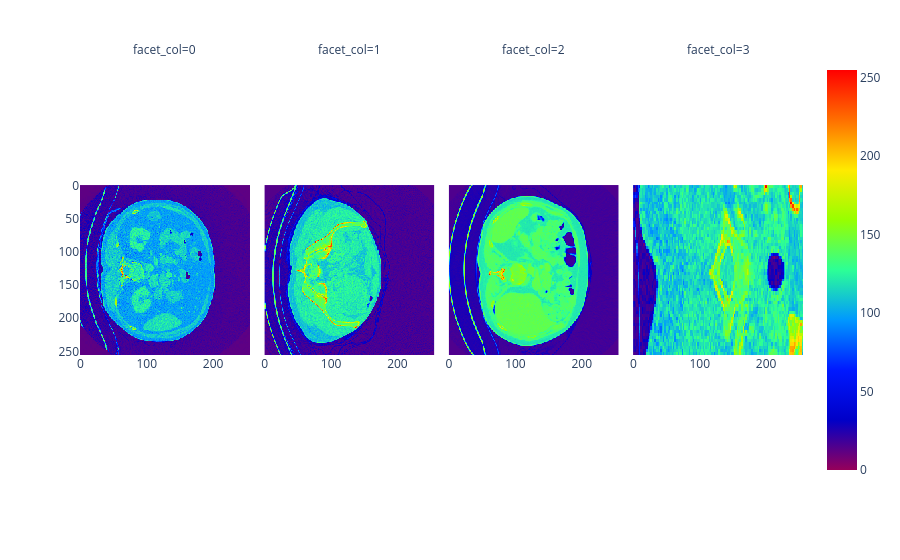
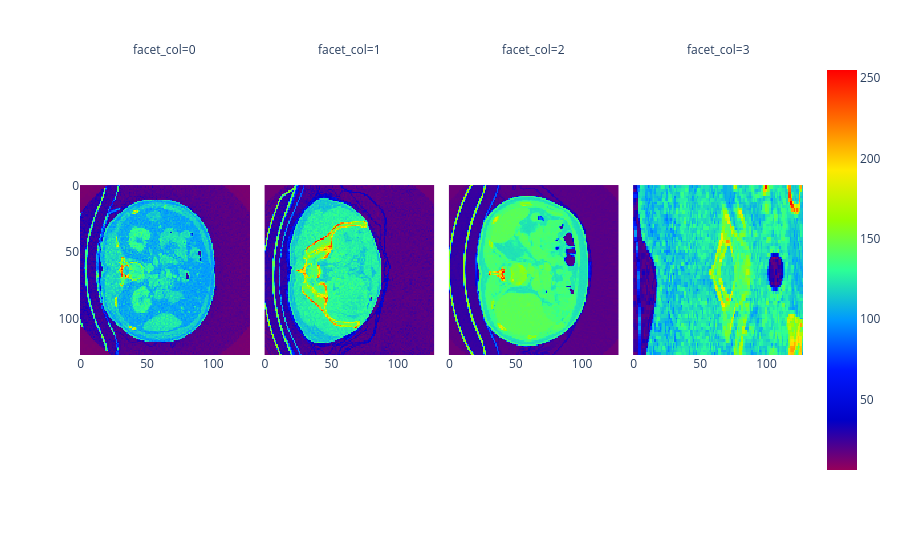

Write notebook code for charts like these, in order.
### Code cell
x, y = next(iter(dl))
downscaled_x = torch.nn.functional.max_pool2d(x, 2, 2)
downscaled_y = torch.nn.functional.max_pool2d(y, 2, 2)
px.imshow(
    x.numpy().squeeze(),
    facet_col=0, 
    color_continuous_scale="rainbow",
).show()
px.imshow(
    downscaled_x.numpy().squeeze(),
    facet_col=0, 
    color_continuous_scale="rainbow",
).show()
for x_sample, y_sample, down_x_sample, down_y_sample in zip(x, y, downscaled_x, downscaled_y):
    plotting.plt_sample(x_sample.squeeze(), y_sample.squeeze())
    plotting.plt_sample(down_x_sample.squeeze(), down_y_sample.squeeze())

### Figure 1 — Plotly figure (JSON) as saved in the notebook; plotly's stock layout.template omitted (floating-point values rounded to 4 significant figures; data arrays with more than 128 entries replaced by an {"elided": "..."} marker saying what was removed)
{"data": [{"coloraxis": "coloraxis", "hovertemplate": "x: %{x}<br>y: %{y}<br>color: %{z}<extra></extra>", "name": "0", "type": "heatmap", "xaxis": "x", "yaxis": "y", "z": {"elided": "256x256 int values"}}, {"coloraxis": "coloraxis", "hovertemplate": "x: %{x}<br>y: %{y}<br>color: %{z}<extra></extra>", "name": "1", "type": "heatmap", "xaxis": "x2", "yaxis": "y2", "z": {"elided": "256x256 int values"}}, {"coloraxis": "coloraxis", "hovertemplate": "x: %{x}<br>y: %{y}<br>color: %{z}<extra></extra>", "name": "2", "type": "heatmap", "xaxis": "x3", "yaxis": "y3", "z": {"elided": "256x256 int values"}}, {"coloraxis": "coloraxis", "hovertemplate": "x: %{x}<br>y: %{y}<br>color: %{z}<extra></extra>", "name": "3", "type": "heatmap", "xaxis": "x4", "yaxis": "y4", "z": {"elided": "256x256 int values"}}], "layout": {"annotations": [{"font": {}, "showarrow": false, "text": "facet_col=0", "x": 0.1175, "xanchor": "center", "xref": "paper", "y": 1, "yanchor": "bottom", "yref": "paper"}, {"font": {}, "showarrow": false, "text": "facet_col=1", "x": 0.3725, "xanchor": "center", "xref": "paper", "y": 1, "yanchor": "bottom", "yref": "paper"}, {"font": {}, "showarrow": false, "text": "facet_col=2", "x": 0.6275, "xanchor": "center", "xref": "paper", "y": 1, "yanchor": "bottom", "yref": "paper"}, {"font": {}, "showarrow": false, "text": "facet_col=3", "x": 0.8825, "xanchor": "center", "xref": "paper", "y": 1, "yanchor": "bottom", "yref": "paper"}], "coloraxis": {"colorscale": [[0, "rgb(150,0,90)"], [0.125, "rgb(0,0,200)"], [0.25, "rgb(0,25,255)"], [0.375, "rgb(0,152,255)"], [0.5, "rgb(44,255,150)"], [0.625, "rgb(151,255,0)"], [0.75, "rgb(255,234,0)"], [0.875, "rgb(255,111,0)"], [1, "rgb(255,0,0)"]]}, "margin": {"t": 60}, "xaxis": {"anchor": "y", "constrain": "domain", "domain": [0, 0.235], "scaleanchor": "y"}, "xaxis2": {"anchor": "y2", "domain": [0.255, 0.49], "matches": "x"}, "xaxis3": {"anchor": "y3", "domain": [0.51, 0.745], "matches": "x"}, "xaxis4": {"anchor": "y4", "domain": [0.765, 1.0], "matches": "x"}, "yaxis": {"anchor": "x", "autorange": "reversed", "constrain": "domain", "domain": [0, 1]}, "yaxis2": {"anchor": "x2", "domain": [0, 1], "matches": "y", "showticklabels": false}, "yaxis3": {"anchor": "x3", "domain": [0, 1], "matches": "y", "showticklabels": false}, "yaxis4": {"anchor": "x4", "domain": [0, 1], "matches": "y", "showticklabels": false}}}

### Figure 2 — Plotly figure (JSON) as saved in the notebook; plotly's stock layout.template omitted (floating-point values rounded to 4 significant figures; data arrays with more than 128 entries replaced by an {"elided": "..."} marker saying what was removed)
{"data": [{"coloraxis": "coloraxis", "hovertemplate": "x: %{x}<br>y: %{y}<br>color: %{z}<extra></extra>", "name": "0", "type": "heatmap", "xaxis": "x", "yaxis": "y", "z": {"elided": "128x128 int values"}}, {"coloraxis": "coloraxis", "hovertemplate": "x: %{x}<br>y: %{y}<br>color: %{z}<extra></extra>", "name": "1", "type": "heatmap", "xaxis": "x2", "yaxis": "y2", "z": {"elided": "128x128 int values"}}, {"coloraxis": "coloraxis", "hovertemplate": "x: %{x}<br>y: %{y}<br>color: %{z}<extra></extra>", "name": "2", "type": "heatmap", "xaxis": "x3", "yaxis": "y3", "z": {"elided": "128x128 int values"}}, {"coloraxis": "coloraxis", "hovertemplate": "x: %{x}<br>y: %{y}<br>color: %{z}<extra></extra>", "name": "3", "type": "heatmap", "xaxis": "x4", "yaxis": "y4", "z": {"elided": "128x128 int values"}}], "layout": {"annotations": [{"font": {}, "showarrow": false, "text": "facet_col=0", "x": 0.1175, "xanchor": "center", "xref": "paper", "y": 1, "yanchor": "bottom", "yref": "paper"}, {"font": {}, "showarrow": false, "text": "facet_col=1", "x": 0.3725, "xanchor": "center", "xref": "paper", "y": 1, "yanchor": "bottom", "yref": "paper"}, {"font": {}, "showarrow": false, "text": "facet_col=2", "x": 0.6275, "xanchor": "center", "xref": "paper", "y": 1, "yanchor": "bottom", "yref": "paper"}, {"font": {}, "showarrow": false, "text": "facet_col=3", "x": 0.8825, "xanchor": "center", "xref": "paper", "y": 1, "yanchor": "bottom", "yref": "paper"}], "coloraxis": {"colorscale": [[0, "rgb(150,0,90)"], [0.125, "rgb(0,0,200)"], [0.25, "rgb(0,25,255)"], [0.375, "rgb(0,152,255)"], [0.5, "rgb(44,255,150)"], [0.625, "rgb(151,255,0)"], [0.75, "rgb(255,234,0)"], [0.875, "rgb(255,111,0)"], [1, "rgb(255,0,0)"]]}, "margin": {"t": 60}, "xaxis": {"anchor": "y", "constrain": "domain", "domain": [0, 0.235], "scaleanchor": "y"}, "xaxis2": {"anchor": "y2", "domain": [0.255, 0.49], "matches": "x"}, "xaxis3": {"anchor": "y3", "domain": [0.51, 0.745], "matches": "x"}, "xaxis4": {"anchor": "y4", "domain": [0.765, 1.0], "matches": "x"}, "yaxis": {"anchor": "x", "autorange": "reversed", "constrain": "domain", "domain": [0, 1]}, "yaxis2": {"anchor": "x2", "domain": [0, 1], "matches": "y", "showticklabels": false}, "yaxis3": {"anchor": "x3", "domain": [0, 1], "matches": "y", "showticklabels": false}, "yaxis4": {"anchor": "x4", "domain": [0, 1], "matches": "y", "showticklabels": false}}}
